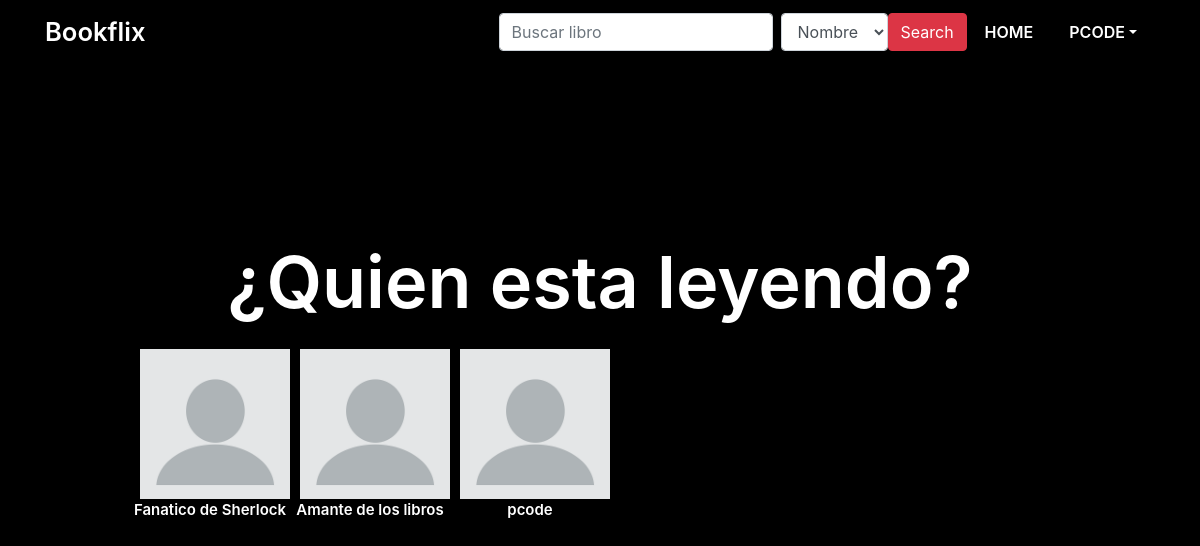
The app's page /change_profile/ (signed in) with its own data.
### gestion_usuario/models.py (models this page shows, shortened)
class Profile(models.Model):
    user = models.ForeignKey(User, on_delete=models.CASCADE, null=True)
    fecha_nacimiento = models.DateField(null=True, blank=True)
    nickname = models.CharField(blank=False, max_length=50, null=True,)
    soyPrincipal = models.BooleanField(default=False)
    foto = models.ImageField(upload_to='static/foto_perfil',null=True, blank=True,default='static/foto_perfil/default.jpg')

### gestion_usuario/views.py (the view)
# urls.py: path('change_profile/', change_profile_view),
@login_required
def change_profile_view(request):
    perfiles = Profile.objects.filter(user=request.user)
    context = {"estoy_en_home": True, "perfiles": perfiles,
               "fotos_perfiles": fotos_perfiles(request.user.id)}
    return render(request, "gestion_usuario/change_profile.html", context)

### gestion_usuario/views.py (called while the page is built)
def fotos_perfiles(id):
    perfiles = Profile.objects.filter(user=id)
    fotos_perfiles = list(map(lambda perfil: (
        perfil.id, ((str(perfil.foto)).split('static/'))[1]), perfiles))
    fotos_dict = {}
    for foto_perfil in fotos_perfiles:
        fotos_dict[foto_perfil[0]] = foto_perfil[1]
    return fotos_dict

### templates/gestion_usuario/change_profile.html (shortened to what this page needs)
{% extends "padre.html" %}
{% load static %}
{% block content %}
<body id="page-top">
	<div id="home" class="intro route bg-image padre" style="background-color: black;">
		<div class="intro-content display-table">
			<div class="table-cell">
				<div class="container">
					<h1 class="intro-title mb-4">¿Quien esta leyendo?</h1>
					<div class="row intro-title mb-4 " style="margin-left: 85px;" >
						{% for perfil in perfiles %}
						<div  class="column">
							{% for key, value in fotos_perfiles.items %}
							{% ifequal key perfil.id %}
							{% static "" as baseUrl %}
							<a href="/change_profile/{{perfil.id}}"><img style="margin-left: 10px;"
									src="{{ baseUrl }}{{value}}"  alt="" weight="150" height="150"></a>
							<p style="font-size: 15px;">{{perfil.nickname}}</p>
							{% endifequal %}
							{% endfor %}
						</div>
						{% endfor %}
					</div>
				</div>
			</div>
		</div>
	</div>
	{% endblock %}

### templates/padre.html (shortened to what this page needs)
{% load static %}
<!DOCTYPE html>
<html lang="en">
<head>
  {% load bootstrap4 %}
  {% bootstrap_css %}
  <link href="{% static 'lib/bootstrap/css/bootstrap.min.css' %}" rel="stylesheet">
  <link href="{% static 'lib/font-awesome/css/font-awesome.min.css' %}" rel="stylesheet">
  <link href="{% static 'lib/animate/animate.min.css' %}" rel="stylesheet">
  <link href="{% static 'lib/ionicons/css/ionicons.min.css' %}" rel="stylesheet">
  <link href="{% static 'lib/owlcarousel/assets/owl.carousel.min.css' %}" rel="stylesheet">
  <link href="{% static 'lib/lightbox/css/lightbox.min.css' %}" rel="stylesheet">
  <link href="{% static 'css/style.css' %}" rel="stylesheet">
</head>
{% include "barra.html" %}
{% block content %}
{% endblock %}
</body>
</html>

### templates/barra.html (shortened to what this page needs)
{% load static %}
{% load bootstrap4 %}
{% bootstrap_css %}
<header>
  <body id="page-top">
    <nav class="navbar-expand-md  navbar navbar-b navbar-trans navbar-expand-md fixed-top" id="mainNav">
      <div class="container">
        <a class="navbar-brand js-scroll" href="/">Bookflix</a>
        <div class="navbar-collapse collapse justify-content-end" colo id="navbarDefault">
          {% if user.is_authenticated %}
          <form class="form-inline"  action="{% url 'search' %}" method="get" class="form-inline">
            <input id="id_search" class="form-control mr-sm-2" name="q" type="text" name="q" placeholder="Buscar libro" value="{{ request.GET.q }}" class="form-control">
            <select id="filter_field" name="filter" class="form-control">
                <option value="nombre">Nombre</option>
            </select>
            <input type="submit" value="Search" class="btn btn-danger">
          </form>
          {% endif %}
          <ul class="navbar-nav">
            <li class="nav-item">
              <a class="nav-link js-scroll active" href="/">Home</a>
            </li>
            {% if not user.is_authenticated %}
            <!--
            <li class="nav-item">
              <a class="nav-link js-scroll" href="/#contact">Sobre nosotros</a>
            </li>
          -->
            <li class="nav-item">
              <a class="nav-link js-scroll" href="/login">login</a>
            </li>
            <li class="nav-item">
              <a class="nav-link js-scroll" href="/register">Registrarse</a>
            </li>
            {% else %}
            <ul class="nav navbar-nav ml-auto">
              <li class="nav-item dropdown">
                <a href="#" class="nav-link dropdown-toggle" data-toggle="dropdown">{{request.session.nickname}}</a>
              </li>
            </ul>
            {% endif %}
        </div>
    </nav>
</header>

### static/css/style.css (style rules this page uses)
h1, h2, h3, h4, h5, h6 { color: #1e1e1e; }
a { color: #1e1e1e; transition: all 0.5s ease-in-out; }
.bg-image { background-repeat: no-repeat; background-attachment: fixed; background-size: cover; background-position: center center; }
.display-table { width: 100%; height: 100%; display: table; }
.table-cell { display: table-cell; vertical-align: middle; }
.navbar-b { transition: all .5s ease-in-out; background-color: transparent; padding-top: 1.563rem; padding-bottom: 1.563rem; }
.navbar-b.navbar-trans .nav-item, .navbar-b.navbar-reduce .nav-item { position: relative; padding-right: 10px; padding-left: 0; }
.navbar-b.navbar-trans .nav-link, .navbar-b.navbar-reduce .nav-link { color: #fff; text-transform: uppercase; font-weight: 600; }
.navbar-b.navbar-trans .nav-link:before, .navbar-b.navbar-reduce .nav-link:before { content: ''; position: absolute; margin-left: 0px; width: 0%; bottom: 0; left: 0; height: 2px; transition: all 500ms ease; }
.navbar-b.navbar-trans .nav-link:before { background-color: #fff; }
.navbar-b .navbar-brand { color: #fff; font-size: 1.6rem; font-weight: 600; }
.intro { height: 100vh; position: relative; color: #fff; }
.intro .intro-content { text-align: center; position: absolute; }
.intro .intro-title { color: #fff; font-weight: 600; font-size: 3rem; }
@media (min-width: 768px) { .navbar-b.navbar-trans .nav-item, .navbar-b.navbar-reduce .nav-item { padding-left: 10px; } }
@media (min-width: 768px) { .navbar-b.navbar-trans .nav-link:before, .navbar-b.navbar-reduce .nav-link:before { margin-left: 18px; } }
@media (min-width: 768px) { .intro .intro-title { font-size: 4.5rem; } }

### records on screen
Profile: nickname "Fanatico de Sherlock"
Profile: nickname "Amante de los libros"
Profile: nickname "pcode"

### other values on screen
{{ request.session.nickname }} "PCODE"
